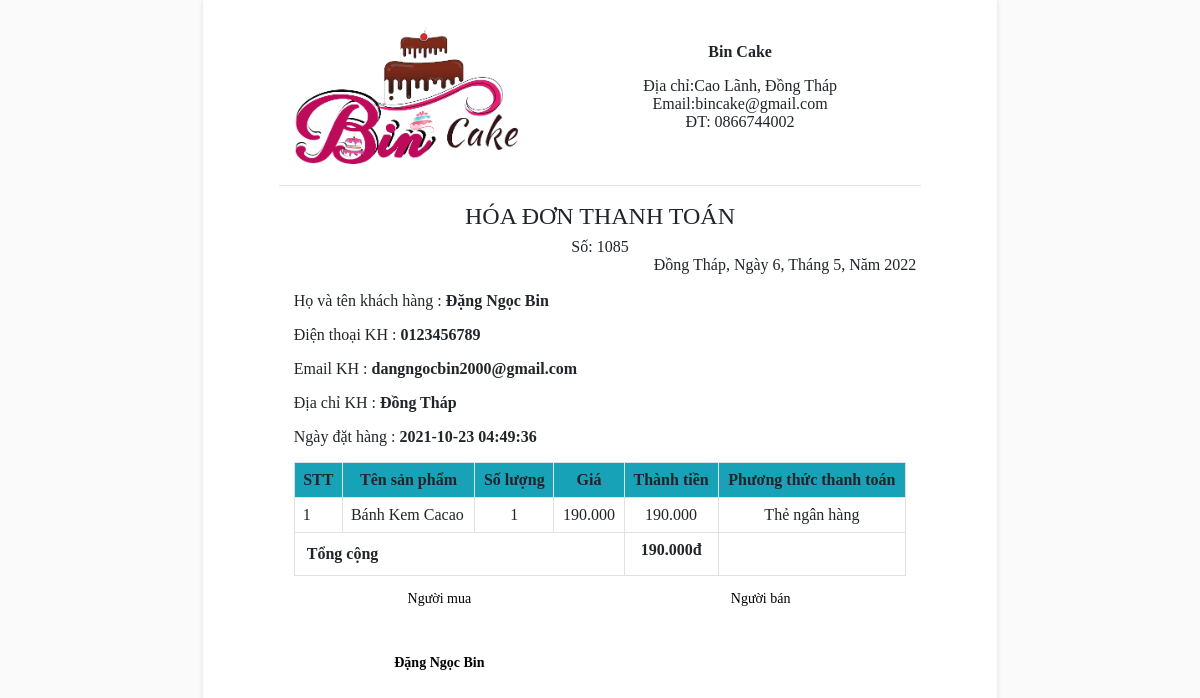
Page /admin/include/viewhoadon.php?quanly=inhoadon&mahd=1085 (signed in) on the committed database.
### tables this page shows
CREATE TABLE `tbl_donhang` (
  `id_donhang` int(11) NOT NULL,
  `id_sanpham` int(11) NOT NULL,
  `soluongban` int(11) NOT NULL,
  `gia` varchar(100) NOT NULL,
  `mahang` varchar(100) NOT NULL,
  `ngaydat` timestamp NOT NULL DEFAULT current_timestamp() ON UPDATE current_timestamp(),
  `tinhtrang` int(11) NOT NULL DEFAULT 0,
  `id_khachhang` int(11) NOT NULL,
  `hoten` varchar(100) NOT NULL,
  `sdt` varchar(100) NOT NULL,
  `email` varchar(100) NOT NULL,
  `diachi` varchar(1000) NOT NULL,
  `pttt` int(11) NOT NULL
);

CREATE TABLE `tbl_sanpham` (
  `id_sanpham` int(11) NOT NULL,
  `ten_sanpham` varchar(100) NOT NULL,
  `soluong` int(11) NOT NULL,
  `chitiet_sanpham` varchar(10000) NOT NULL,
  `gia_sanpham` int(11) NOT NULL,
  `hinhanh` varchar(100) NOT NULL,
  `hienthi` int(11) NOT NULL DEFAULT 0,
  `id_danhmuc` int(11) NOT NULL,
  `hot` int(11) NOT NULL DEFAULT 2,
  `nhanhieu` varchar(100) NOT NULL DEFAULT 'Bin Cake',
  `soluongban` int(11) NOT NULL
);

### admin/include/xuathoadon.php (the view, shortened to what this page needs)
<!DOCTYPE html>
<html>
<head>
    <link rel="stylesheet" type="text/css" href="../public/css/hoadon.css">
</head>
<body onload="window.print();">
<div class="container-fluid">
    <div id="page" class="page">
        <div class="row header">
            <div class="logo col-5">
                <img src="../public/images/logo/LogoBin-1-removebg-preview.png"  class="img-fluid" />
        </div>
        <div class="company text-center col-7">
                <p><b>Bin Cake</b></p>
                <span>Địa chỉ:Cao Lãnh, Đồng Tháp</span><br>
                <span>Email:bincake@gmail.com</span><br>
                <span>ĐT: 0866744002</span><br>
            </div>
        </div>
        <hr />
        <div class="text-center">
            <h4>HÓA ĐƠN THANH TOÁN</h4>
            <span class="text-right">Số: <?php $mahd = $_GET['mahd']; echo $mahd ?></span><br />
        </div>
        <div style="float: right;">
            <span>Đồng Tháp,</span>
            <?php
            $date = getdate();
            echo " Ngày " . $date['mday'] . ",<span>";
            echo " Tháng " . $date['mon'] . ",<span>";
            echo " Năm " . $date['year'] . "<span style='margin-left:5px'>";
            ?>
        </div>
        <br />
        <br />
        <?php
        $mahd = $_GET['mahd'];
        $sql = mysqli_query($con, "SELECT * FROM tbl_donhang,tbl_sanpham WHERE tbl_donhang.id_sanpham = tbl_sanpham.id_sanpham AND mahang = '$mahd'");
        $result = mysqli_query($con, "SELECT * FROM tbl_donhang where mahang = '$mahd'");
        $array = mysqli_fetch_array($result);
        ?>
        <div class="col-12">
            <p>Họ và tên khách hàng : <b><?php echo $array['hoten']; ?></b></p>
            <p>Điện thoại KH : <b><?php echo $array['sdt']; ?></b></p>
            <p>Email KH : <b><?php echo $array['email']; ?></b></p>
            <p>Địa chỉ KH : <b><?php echo $array['diachi']; ?></b></p>
            <p>Ngày đặt hàng : <b><?php echo $array['ngaydat']; ?></b></p>
        </div>
        <div class="col-12">
            <table class="mb-3 table table-bordered table-hover">
                <tr class="bg-info">
                    <th class="p-2 text-center">STT</th>
                    <th class="p-2 text-center">Tên sản phẩm</th>
                    <th class="p-2 text-center">Số lượng</th>
                    <th class="p-2 text-center">Giá</th>
                    <th class="p-2 text-center">Thành tiền</th>
                    <th class="p-2 text-center">Phương thức thanh toán</th>
                </tr>
                <?php
                $pos = 1;
                $tongsotien = 0;
                if ($sql) {
                    while ($row = mysqli_fetch_array($sql)) {
                        $tongsotien += $row['soluongban'] * $row['gia'];
                        ?>
                        <tr>
                            <td class="p-2"><?php echo $pos++; ?></td>
                            <td class="p-2"><?php echo $row['ten_sanpham']; ?></td>
                            <td class="p-2 text-center"><?php echo $row['soluongban']; ?></td>
                            <td class="p-2 text-center"><?php echo number_format($row['gia'], 0, ",", "."); ?></td>
                            <td class="p-2 text-center"><?php echo number_format(($row['soluongban'] * $row['gia']), 0, ",", "."); ?></td>
                            <td class="p-2 text-center">
                                <?php if ($row['pttt'] == 1) {
                                        echo "Thẻ ngân hàng";
                                    } else if ($row['pttt'] == 2) {
                                        echo "Trực tiếp khi nhận hàng";
                                    } else if ($row['pttt'] == 3) {
                                        echo "ZaloPay";
                                    } else {
                                        echo "Trực tiếp khi nhận hàng";
                                    }
                                ?>
                            </td>
                        </tr>
                <?php }
                } else {
                    echo "";
                } ?>
                <tr>
                    <td colspan="4" class="tong"><b>Tổng cộng</b></td>
                    <td class="p-2 text-center"><b><?php echo number_format(($tongsotien), 0, ",", ".") ?>đ</b></td>
                    <td></td>
                </tr>
            </table>
        </div>
        <div class="footer-left">
            <p class="mb-5">Người mua</p>
            <b><?php echo $array['hoten']; ?></b>
        </div>
        <div class="footer-right">
            <p>Người bán</p>
        </div>
    </div>
    </div>
</body>
</html>

### admin/public/css/hoadon.css (style rules this page uses)
body { margin: 0; padding: 0; background-color: #FAFAFA; font: 12pt "Tohoma"; }
* { box-sizing: border-box; -moz-box-sizing: border-box; }
.page { width: 21cm; overflow:hidden; min-height:297mm; padding: 0.5cm 2cm; margin-left:auto; margin-right:auto; background: white; box-shadow: 0 0 5px rgba(0, 0, 0, 0.1); }
.header { overflow:hidden; }
.logo { background-color:#FFFFFF; text-align:left; float:left; }
.company { padding-top:24px; background-color:#FFFFFF; text-align:center; float:left; font-size:16px; }
.footer-left { text-align:center; position:relative; height: 150px; width:50%; color:#000; float:left; font-size: 14px; bottom:1px; }
.footer-right { text-align:center; position:relative; height: 150px; width:50%; color:#000; font-size: 14px; float:right; bottom:1px; }

### rows in the picture
tbl_donhang: hoten "Đặng Ngọc Bin", sdt "0123456789", email "dangngocbin2000@gmail.com", diachi "Đồng Tháp", ngaydat "2021-10-23 04:49:36", id_sanpham.ten_sanpham "Bánh Kem Cacao", id_sanpham.soluongban "1", gia "190.000", $row['soluongban'] * $row['gia'] "190.000", pttt "Thẻ ngân hàng"

### other values in the picture
$mahd "1085"
$date['mday'] "6"
$date['mon'] "5"
$date['year'] "2022"
$tongsotien "190.000"
